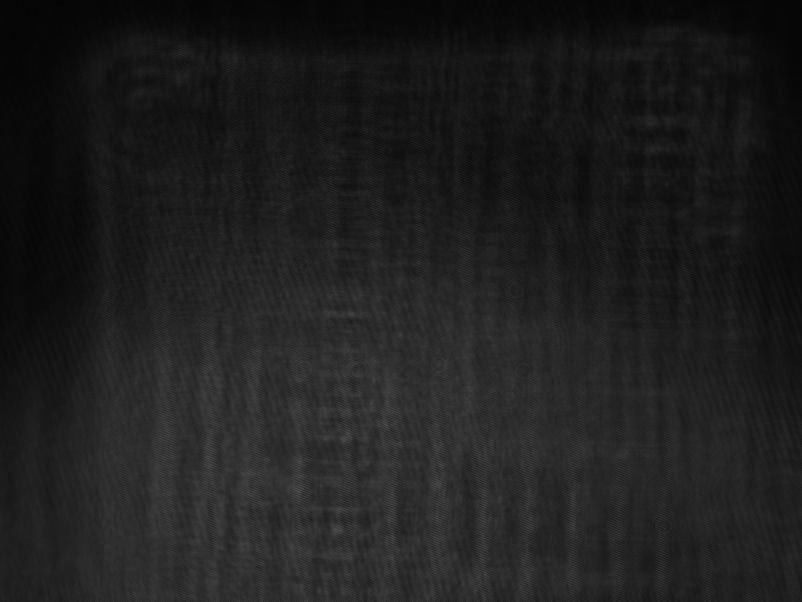
%> input picture holographic-data/hologram3pixels.png, 802 x 602 px, shrunk from 2048 x 1536 before the run
$ octave DH_labwork.m   (GNU Octave 9; MATLAB toolbox functions it lacks are replaced by stand-ins)
%> lines starting %> are read from the running program, lines starting %| are printed output that depends on the picture
filename = "hologram3pixels.png";
image = double(imread(filename));
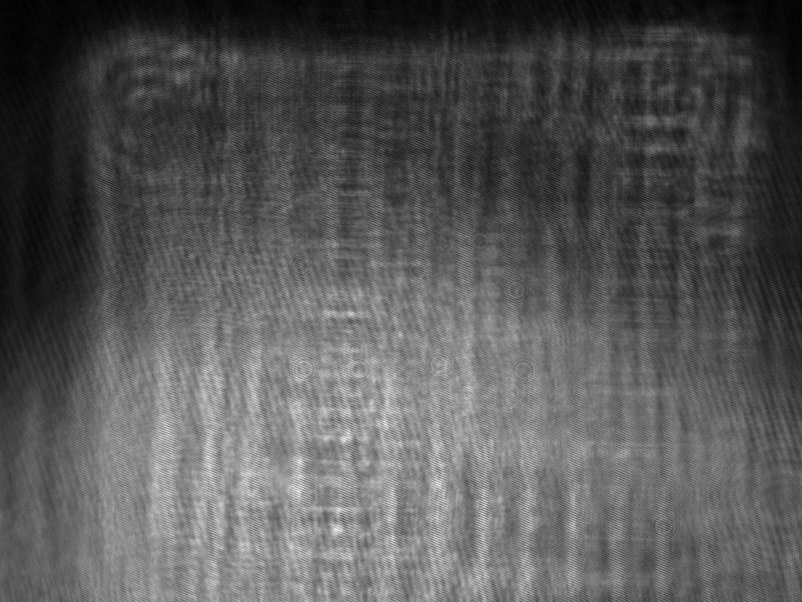
%> image: size 602x802 double; min 4, max 81, mean 30.7; mean of the top-left, top-right, bottom-left and bottom-right quarters 20.9, 20.6, 42.7, 38.5; drawn with min black and max white
intensity_mat = image / 255;

spectrum = fftshift(fft2(intensity_mat));
mag_spectrum = log(abs(spectrum));
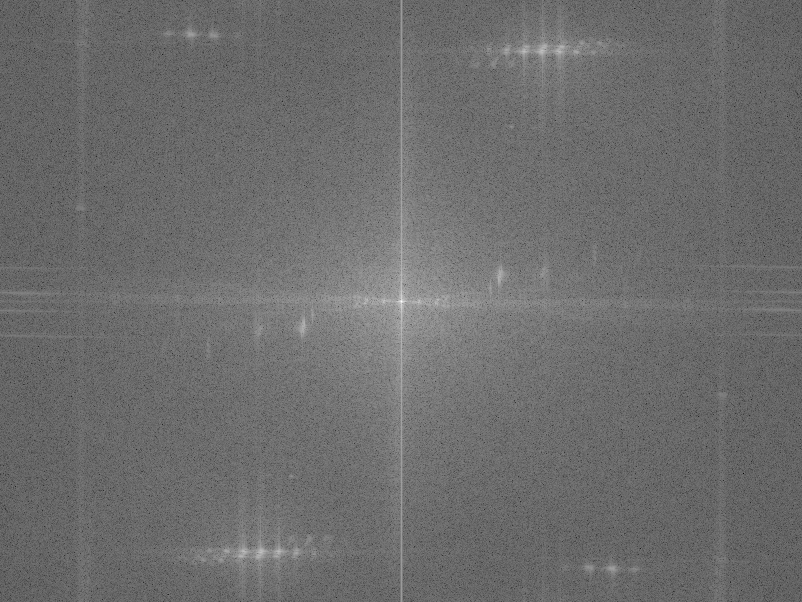
%> mag_spectrum: size 602x802 double; min -6.75, max 10.97, mean 0.84; drawn with min black and max white

normalized_mag = mat2gray(mag_spectrum);

%> (the run ends here)
